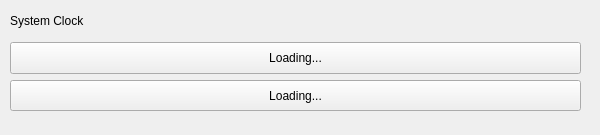
       <widget class="QWidget" name="tab">
        <attribute name="title">
         <string>Modules</string>
        </attribute>
        <widget class="QWidget" name="verticalLayoutWidget_6">
         <property name="geometry">
          <rect>
           <x>0</x>
           <y>-5</y>
           <width>591</width>
           <height>126</height>
          </rect>
         </property>
         <layout class="QVBoxLayout" name="verticalLayout_3">
          <property name="leftMargin">
           <number>10</number>
          </property>
          <property name="topMargin">
           <number>10</number>
          </property>
          <property name="rightMargin">
           <number>10</number>
          </property>
          <property name="bottomMargin">
           <number>10</number>
          </property>
          <item>
           <widget class="QLabel" name="CustomizationModulesHeaderText_2">
            <property name="sizePolicy">
             <sizepolicy hsizetype="Preferred" vsizetype="Preferred">
              <horstretch>0</horstretch>
              <verstretch>0</verstretch>
             </sizepolicy>
            </property>
            <property name="text">
             <string>System Clock</string>
            </property>
            <property name="alignment">
             <set>Qt::AlignmentFlag::AlignLeading|Qt::AlignmentFlag::AlignLeft|Qt::AlignmentFlag::AlignVCenter</set>
            </property>
           </widget>
          </item>
          <item>
           <widget class="QPushButton" name="ToggleStopwatchPushButton">
            <property name="enabled">
             <bool>true</bool>
            </property>
            <property name="sizePolicy">
             <sizepolicy hsizetype="Expanding" vsizetype="Preferred">
              <horstretch>0</horstretch>
              <verstretch>0</verstretch>
             </sizepolicy>
            </property>
            <property name="maximumSize">
             <size>
              <width>16777215</width>
              <height>50</height>
             </size>
            </property>
            <property name="text">
             <string>Loading...</string>
            </property>
           </widget>
          </item>
          <item>
           <widget class="QPushButton" name="ToggleSystemModulePushButton">
            <property name="enabled">
             <bool>true</bool>
            </property>
            <property name="sizePolicy">
             <sizepolicy hsizetype="Expanding" vsizetype="Preferred">
              <horstretch>0</horstretch>
              <verstretch>0</verstretch>
             </sizepolicy>
            </property>
            <property name="maximumSize">
             <size>
              <width>16777215</width>
              <height>50</height>
             </size>
            </property>
            <property name="text">
             <string>Loading...</string>
            </property>
           </widget>
          </item>
         </layout>
        </widget>
       </widget>
